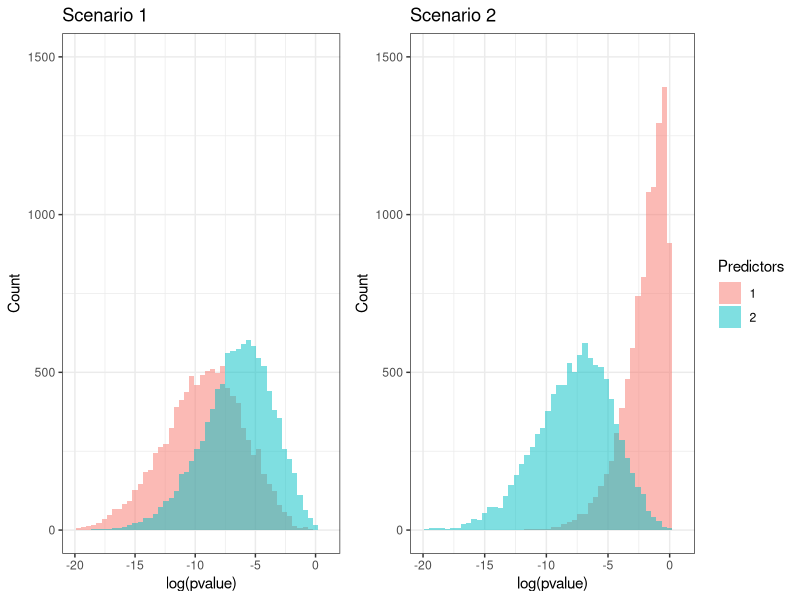

This figure's R source:
## ---- chunk 1
list.of.packages <- c("ggplot2", "gridExtra", "MASS", "reshape2", "dplyr")
new.packages <- list.of.packages[!(list.of.packages %in% installed.packages()[,"Package"])]
if(length(new.packages)) install.packages(new.packages)

library(ggplot2)
library(gridExtra)
library(MASS)
library(reshape2)
library(dplyr)
## ---- chunk 2
countries <- read.csv("data/country_stats.csv", check.names = F)
countries_2010 <- countries[countries$Year == 2010,]

countries_2010 <- rename(countries_2010, Emissions = `Emissions per capita (metric tons of carbon dioxide)`,
       `Tourists` = `Tourist/visitor arrivals (thousands)`,
       `Energy supply` = `Supply per capita (gigajoules)`,)

lm1 <- lm(log2(`Emissions`) ~ log2(`Energy supply`), 
          countries_2010[countries_2010$`Emissions` > 0,])

summary(lm1)$coefficients

lm2 <- lm(log2(`Emissions`) ~ log2(`Tourists`), 
          countries_2010[countries_2010$`Emissions` > 0,])

summary(lm2)$coefficients

lm3 <- lm(log2(`Emissions`) ~ log2(`Energy supply`) + 
            log2(`Tourists`), 
          countries_2010[countries_2010$`Emissions` > 0,])

summary(lm3)$coefficients

lm3_vcov <- vcov(lm3)
cormat <- t(t(lm3_vcov/sqrt(diag(lm3_vcov))) / sqrt(diag(lm3_vcov)))
round(cormat, 3)
## ---- chunk 3
set.seed(139)

nsims = 10000
n = 20
beta_1 = 2
beta_2 = 2
sigma = 2

# Correlation matrix for Xs
Sigma = cbind(c(1, 0.5), c(0.5, 1))

# Model with predictors for only X_1
pvals_single = vector(length = nsims)
for (i in 1:nsims) {
  x = mvrnorm(n = n, rep(0, 2), Sigma)
  y = x %*% c(beta_1, beta_2) + rnorm(n, 0, sigma)
  pvals_single[i] = summary(lm(y ~ x[,1]))$coefficients[2, 4]
}

# Model with predictors for X_1 and X_2
pvals_double = vector(length = nsims)
for (i in 1:nsims) {
  x = mvrnorm(n = n, rep(0, 2), Sigma)
  y = x %*% c(beta_1, beta_2) + rnorm(n, 0, sigma)
  pvals_double[i] = summary(lm(y ~ x))$coefficients[2, 4]
}

out_data = data.frame(predictors = as.factor(c(rep(1, nsims), rep(2, nsims))), pvalue = c(pvals_single, pvals_double))

plot1 <- ggplot(out_data, aes(x = log(pvalue), fill = predictors)) + 
  geom_histogram(alpha=0.5, position="identity", bins=50) + 
  theme_bw() + 
  labs(fill="Predictors") + 
  ylab("Count") + 
  ggtitle("Scenario 1") + 
  theme(legend.position = "none") + 
  xlim(c(-20, 1)) + 
  ylim(c(0, 1500))

# Notice the very large variance of X_2
Sigma = cbind(c(1, 0), c(0, 10))

# Model with X_1 as the only predictor
pvals_single = vector(length = nsims)
for (i in 1:nsims) {
  x = mvrnorm(n = n, rep(0, 2), Sigma)
  y = x %*% c(beta_1, beta_2) + rnorm(n, 0, sigma)
  pvals_single[i] = summary(lm(y ~ x[,1]))$coefficients[2, 4]
}

# Model with both X_1 and X_2 as predictors
pvals_double = vector(length = nsims)
for (i in 1:nsims) {
  x = mvrnorm(n = n, rep(0, 2), Sigma)
  y = x %*% c(beta_1, beta_2) + rnorm(n, 0, sigma)
  pvals_double[i] = summary(lm(y ~ x))$coefficients[2, 4]
}

out_data = data.frame(predictors = as.factor(c(rep(1, nsims), rep(2, nsims))), pvalue = c(pvals_single, pvals_double))

plot2 <- ggplot(out_data, aes(x = log(pvalue), fill = predictors)) + 
  geom_histogram(alpha=0.5, position="identity", bins = 50) + 
  theme_bw() + 
  labs(fill="Predictors") + 
  ylab("Count") + 
  ggtitle("Scenario 2") + 
  xlim(c(-20, 1)) + 
  ylim(c(0, 1500))

grid.arrange(plot1, plot2, ncol=2, widths=c(1,1.3))
## ---- chunk 4
contrast.test <- function(fit_lm, vec1, vec2) { # Takes named vector but uses the given order
  beta.hat = coef(fit_lm)
  C = vec1 - vec2
  t.stat = C %*% beta.hat/sqrt(t(C) %*% vcov(fit_lm) %*% C)
  p.value = 2*(pt(abs(t.stat),df=fit_lm$df.residual, lower.tail = F))
  return (c("t.stat" = t.stat, "p.value" = p.value, "df" = fit_lm$df.residual))
}

c("(Intercept)" = 1, log2(unlist(countries_2010[countries_2010$Country == "Seychelles", 
                                      c("Energy supply", "Tourists")]))) - 
  c("(Intercept)" = 1, log2(unlist(countries_2010[countries_2010$Country == "Madagascar", 
                                        c("Energy supply", "Tourists")])))

contrast.test(lm3, c("(Intercept)" = 1, log2(unlist(countries_2010[countries_2010$Country == "Seychelles", 
                                                         c("Energy supply", "Tourists")]))),
              c("(Intercept)" = 1, log2(unlist(countries_2010[countries_2010$Country == "Madagascar", 
                                                    c("Energy supply", "Tourists")]))))
